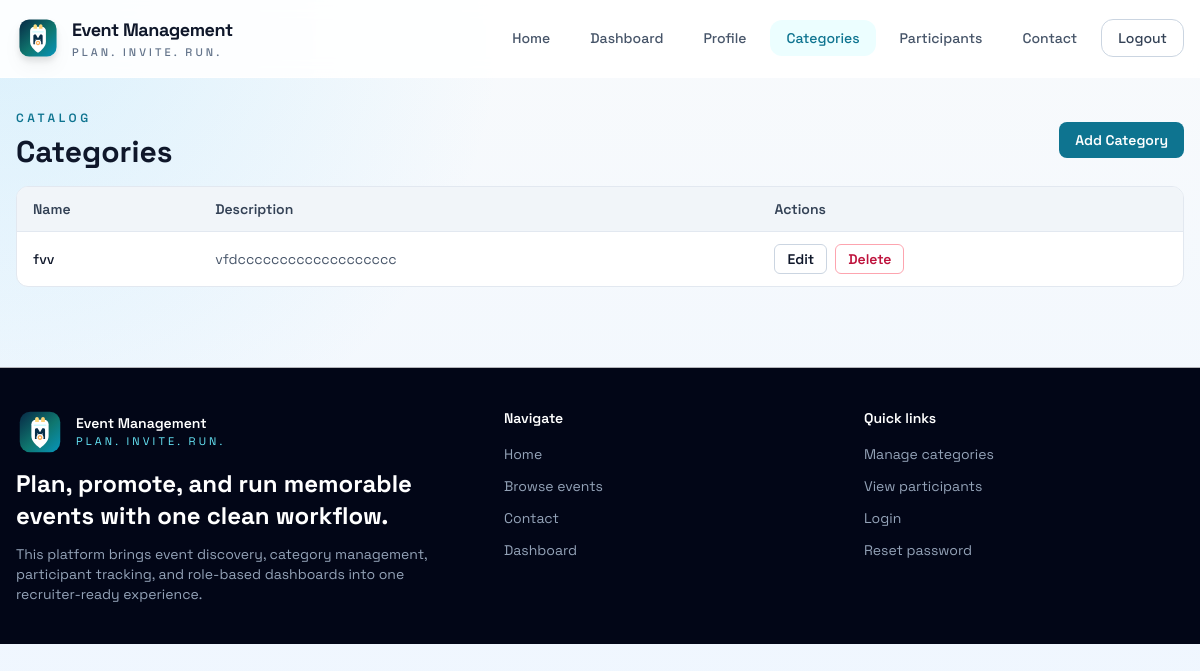
The app's page /categories/ (signed in), older data.
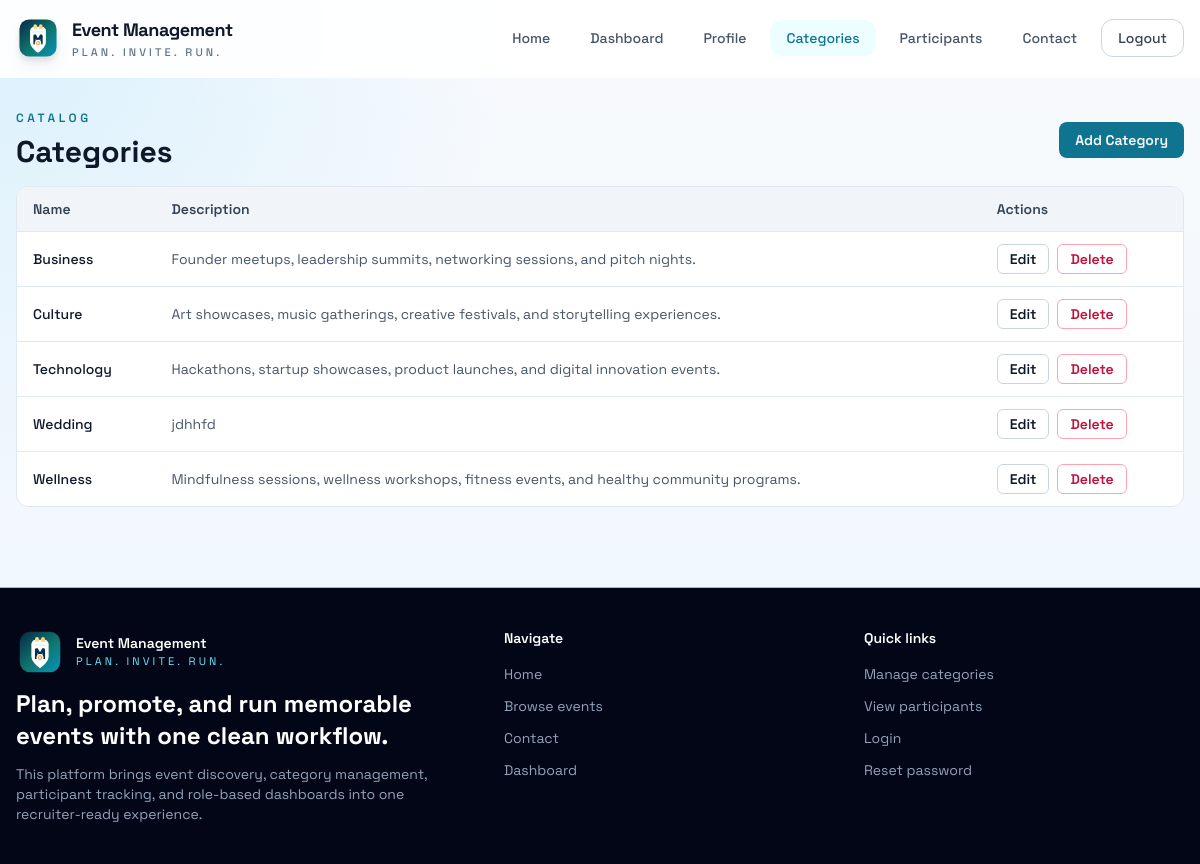
The same page, newer data.
### categories/models.py (models this page shows, shortened)
class Category(models.Model):
    name = models.CharField(max_length=100)
    description = models.TextField()

### categories/views.py (the view)
# urls.py: path("", views.category_list, name="list"),
@role_required("Admin", "Organizer")
def category_list(request):
    page_obj = paginate_queryset(request, Category.objects.order_by("name"), 8)
    return render(
        request,
        "categories/category_list.html",
        with_role_context(
            request,
            {
                "categories": page_obj.object_list,
                "page_obj": page_obj,
            },
        ),
    )

### categories/views.py (called while the page is built)
def with_role_context(request, context=None):
    base = role_flags_for_user(request.user)
    if context:
        base.update(context)
    return base

def paginate_queryset(request, queryset, per_page):
    paginator = Paginator(queryset, per_page)
    return paginator.get_page(request.GET.get("page"))

### users/utils.py (called while the page is built)
def user_has_role(user, *roles):
    if not user.is_authenticated:
        return False
    if user.is_superuser:
        return True
    return user.groups.filter(name__in=roles).exists()

def role_required(*roles):
    def decorator(view_func):
        @login_required
        @wraps(view_func)
        def _wrapped_view(request, *args, **kwargs):
            if user_has_role(request.user, *roles):
                return view_func(request, *args, **kwargs)
            raise PermissionDenied("You do not have permission to access this page.")
        return _wrapped_view
    return decorator

def role_flags_for_user(user):
    return {
        "is_admin_user": user_has_role(user, "Admin"),
        "is_organizer_user": user_has_role(user, "Organizer"),
        "is_participant_user": user_has_role(user, "Participant"),
    }

### categories/templates/categories/category_list.html (shortened to what this page needs)
{% extends "base.html" %}
{% block content %}
<section class="mb-4 flex items-center justify-between gap-3">
    <div>
        <p class="text-xs font-semibold uppercase tracking-[0.3em] text-cyan-700">Catalog</p>
        <h1 class="mt-2 text-3xl font-bold">Categories</h1>
    </div>
    <a href="{% url 'categories:create' %}" class="rounded-lg bg-cyan-700 px-4 py-2 text-sm font-semibold text-white hover:bg-cyan-800">Add Category</a>
</section>
<section class="overflow-x-auto rounded-xl border border-slate-200 bg-white">
    <table class="min-w-full text-left text-sm">
        <thead class="bg-slate-100 text-slate-700">
            <tr>
                <th class="px-4 py-3 font-semibold">Name</th>
                <th class="px-4 py-3 font-semibold">Description</th>
                <th class="px-4 py-3 font-semibold">Actions</th>
            </tr>
        </thead>
        <tbody>
            {% for category in categories %}
                <tr class="border-t border-slate-200">
                    <td class="px-4 py-3 font-medium">{{ category.name }}</td>
                    <td class="px-4 py-3 text-slate-600">{{ category.description|truncatewords:15 }}</td>
                    <td class="px-4 py-3">
                        <div class="flex gap-2">
                            <a href="{% url 'categories:update' category.pk %}" class="rounded-md border border-slate-300 px-3 py-1 font-semibold hover:bg-slate-100">Edit</a>
                            <a href="{% url 'categories:delete' category.pk %}" class="rounded-md border border-rose-300 px-3 py-1 font-semibold text-rose-700 hover:bg-rose-50">Delete</a>
                        </div>
                    </td>
                </tr>
            {% empty %}
                <tr>
                    <td colspan="3" class="px-4 py-8 text-center text-slate-600">No categories found.</td>
                </tr>
            {% endfor %}
        </tbody>
    </table>
</section>
{% endblock %}

### events/templates/base.html (shortened to what this page needs)
{% load static %}
<!DOCTYPE html>
<html lang="en">
<head>
    <script src="https://cdn.tailwindcss.com"></script>
</head>
<body class="min-h-screen text-slate-900">
    <nav class="sticky top-0 z-40 border-b border-white/70 bg-white/90 backdrop-blur">
        <div class="mx-auto flex w-full max-w-7xl items-center justify-between gap-4 px-4 py-4">
            <a href="{% url 'events:list' %}" class="flex items-center gap-3">
                <img src="{% static 'events/logo-mark.svg' %}" alt="Event Management logo" class="h-11 w-11 shrink-0 drop-shadow-lg">
                <span class="hidden sm:flex sm:flex-col">
                    <span class="text-lg font-bold tracking-tight text-slate-900">Event Management</span>
                    <span class="text-[11px] font-medium uppercase tracking-[0.28em] text-slate-500">Plan. Invite. Run.</span>
                </span>
            </a>
            <div class="hidden items-center gap-2 text-sm font-medium md:flex">
                {% if request.user.is_authenticated %}
                    <a href="{% url 'events:list' %}" class="rounded-xl px-4 py-2 transition {% if request.resolver_match.view_name == 'events:list' or request.resolver_match.view_name == 'events:detail' %}bg-cyan-50 text-cyan-700{% else %}text-slate-600 hover:bg-slate-100{% endif %}">Home</a>
                    <a href="{% url 'users:dashboard' %}" class="rounded-xl px-4 py-2 transition {% if '/dashboard/' in request.path %}bg-cyan-50 text-cyan-700{% else %}text-slate-600 hover:bg-slate-100{% endif %}">Dashboard</a>
                    <a href="{% url 'users:profile' %}" class="rounded-xl px-4 py-2 transition {% if '/profile/' in request.path %}bg-cyan-50 text-cyan-700{% else %}text-slate-600 hover:bg-slate-100{% endif %}">Profile</a>
                    {% if is_admin_user or is_organizer_user %}
                        <a href="{% url 'categories:list' %}" class="rounded-xl px-4 py-2 transition {% if request.resolver_match.view_name == 'categories:list' or request.resolver_match.view_name == 'categories:create' or request.resolver_match.view_name == 'categories:update' or request.resolver_match.view_name == 'categories:delete' %}bg-cyan-50 text-cyan-700{% else %}text-slate-600 hover:bg-slate-100{% endif %}">Categories</a>
                    {% endif %}
                    {% if is_admin_user %}
                        <a href="{% url 'users:participants' %}" class="rounded-xl px-4 py-2 transition {% if request.resolver_match.view_name == 'users:participants' or request.resolver_match.view_name == 'users:participant-delete' %}bg-cyan-50 text-cyan-700{% else %}text-slate-600 hover:bg-slate-100{% endif %}">Participants</a>
                    {% endif %}
                    <a href="{% url 'events:list' %}#contact" class="rounded-xl px-4 py-2 text-slate-600 transition hover:bg-slate-100">Contact</a>
                    <form method="post" action="{% url 'users:logout' %}" data-loading-form>
                        <button type="submit" class="rounded-xl border border-slate-300 px-4 py-2 text-slate-700 transition hover:bg-slate-100" data-loading-label="Signing out...">Logout</button>
                    </form>
                {% endif %}
            </div>
        </div>
    </nav>
    <main class="mx-auto w-full max-w-7xl px-4 py-6 md:py-8">
        {% block content %}{% endblock %}
    </main>
    <footer class="mt-12 border-t border-white/70 bg-slate-950 text-slate-200">
        <div class="mx-auto grid w-full max-w-7xl gap-10 px-4 py-10 md:grid-cols-[1.4fr_1fr_1fr]">
            <div>
                <div class="flex items-center gap-3">
                    <img src="{% static 'events/logo-mark.svg' %}" alt="Event Management logo" class="h-12 w-12 shrink-0 rounded-2xl">
                    <div>
                        <p class="text-sm font-semibold text-white">Event Management</p>
                        <p class="text-[11px] uppercase tracking-[0.28em] text-cyan-300">Plan. Invite. Run.</p>
                    </div>
                </div>
                <h2 class="mt-3 text-2xl font-bold text-white">Plan, promote, and run memorable events with one clean workflow.</h2>
                <p class="mt-3 max-w-xl text-sm text-slate-400">This platform brings event discovery, category management, participant tracking, and role-based dashboards into one recruiter-ready experience.</p>
            </div>
            <div>
                <p class="text-sm font-semibold text-white">Navigate</p>
                <div class="mt-4 flex flex-col gap-3 text-sm text-slate-400">
                    <a href="{% url 'events:list' %}" class="hover:text-white">Home</a>
                    <a href="{% url 'events:list' %}#events" class="hover:text-white">Browse events</a>
                    <a href="{% url 'events:list' %}#contact" class="hover:text-white">Contact</a>
                    {% if request.user.is_authenticated %}
                        <a href="{% url 'users:dashboard' %}" class="hover:text-white">Dashboard</a>
                    {% else %}
                        <a href="{% url 'users:signup' %}" class="hover:text-white">Create account</a>
                    {% endif %}
                </div>
            </div>
            <div>
                <p class="text-sm font-semibold text-white">Quick links</p>
                <div class="mt-4 flex flex-col gap-3 text-sm text-slate-400">
                    {% if is_admin_user or is_organizer_user %}
                        <a href="{% url 'categories:list' %}" class="hover:text-white">Manage categories</a>
                    {% endif %}
                    {% if is_admin_user %}
                        <a href="{% url 'users:participants' %}" class="hover:text-white">View participants</a>
                    {% endif %}
                    <a href="{% url 'users:login' %}" class="hover:text-white">Login</a>
                    <a href="{% url 'users:password_reset' %}" class="hover:text-white">Reset password</a>
                </div>
            </div>
        </div>
    </footer>
</body>
</html>

### events/templates/base.html (style rules this page uses)
:root { --brand-ink: #082f49; --brand-primary: #0f766e; --brand-accent: #ea580c; }
body { font-family: "Space Grotesk", system-ui, sans-serif; background: radial-gradient(circle at top left, rgba(125, 211, 252, 0.24), transparent 35%), linear-gradient(180deg, #f8fafc 0%, #eef6ff 100%); }

Row changes from the older to the newer data that the page shows:
removed Category: name "fvv", description "vfdccccccccccccccccccc"
added Category: name "Business", description "Founder meetups, leadership summits, networking sessions, and pitch nights."
added Category: name "Culture", description "Art showcases, music gatherings, creative festivals, and storytelling experiences."
added Category: name "Technology", description "Hackathons, startup showcases, product launches, and digital innovation events."
added Category: name "Wedding", description "jdhhfd"
added Category: name "Wellness", description "Mindfulness sessions, wellness workshops, fitness events, and healthy community programs."
